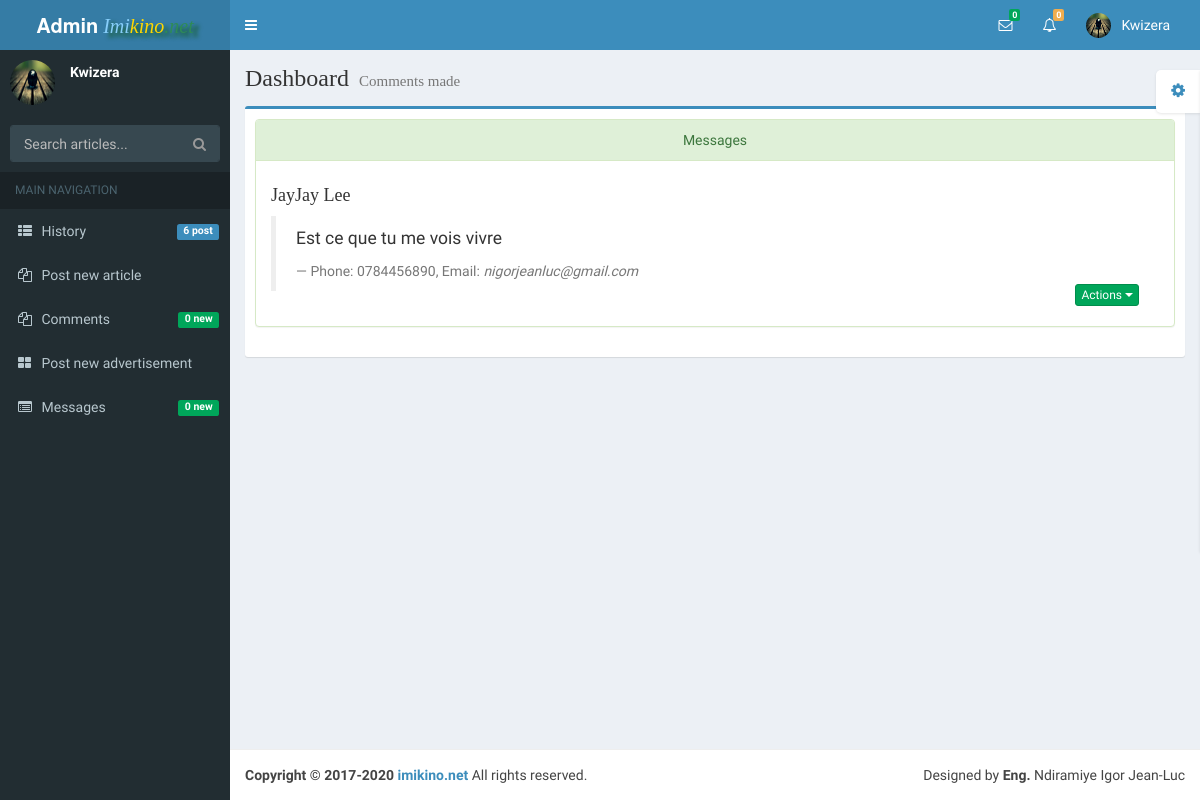
The app's page /admin/messages.php (signed in), older data.
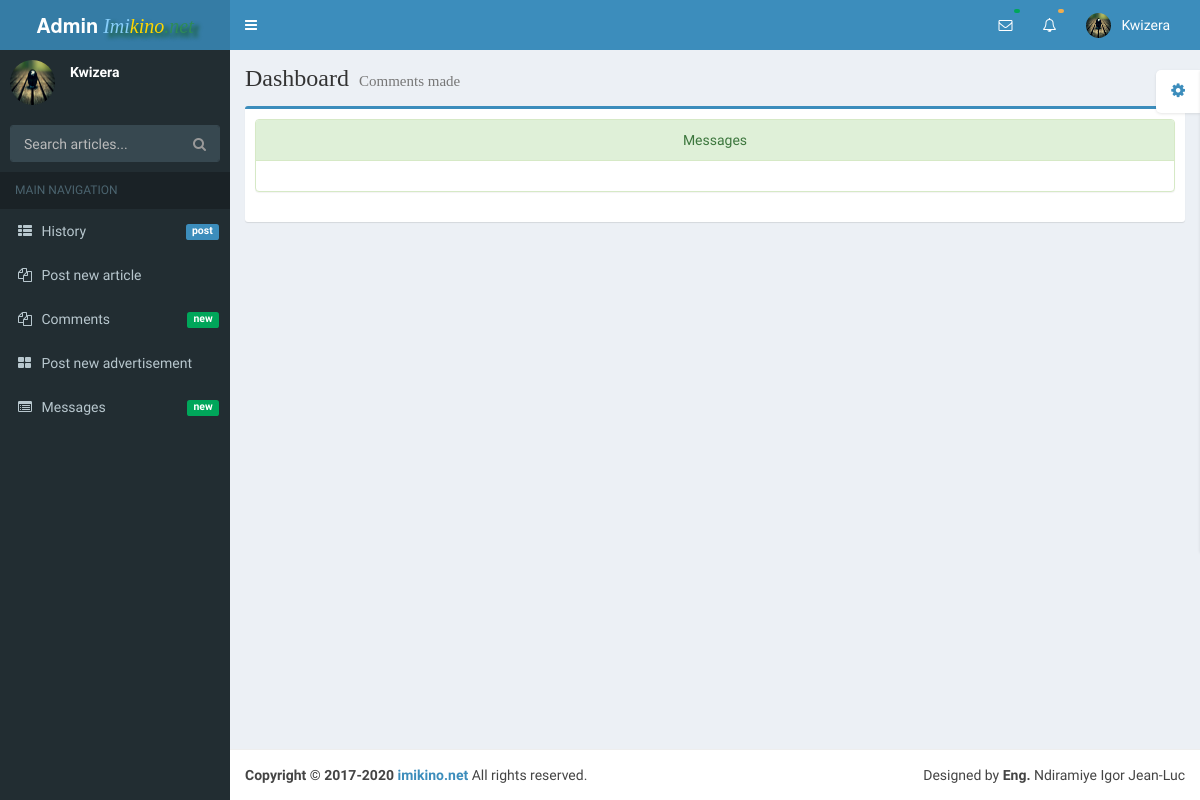
The same page, newer data.
### tables this page shows
CREATE TABLE `messages` (
  `ID` int(11) NOT NULL,
  `User` varchar(100) NOT NULL,
  `Phone` varchar(50) NOT NULL,
  `Email` varchar(100) NOT NULL,
  `Content` varchar(1000) NOT NULL,
  `counter` int(11) NOT NULL,
  `Date` datetime NOT NULL
);

### admin/messages.php (the view, shortened to what the changed rows need)
<!DOCTYPE html>
<html>
  <head>
    <link href="bootstrap/css/bootstrap.min.css" rel="stylesheet" type="text/css" />
    <link href="font-awesome/css/font-awesome.css" rel="stylesheet" type="text/css" />
    <link href="http://code.ionicframework.com/ionicons/2.0.0/css/ionicons.min.css" rel="stylesheet" type="text/css" />
    <link href="plugins/morris/morris.css" rel="stylesheet" type="text/css" />
    <link href="plugins/jvectormap/jquery-jvectormap-1.2.2.css" rel="stylesheet" type="text/css" />
    <link href="plugins/daterangepicker/daterangepicker-bs3.css" rel="stylesheet" type="text/css" />
    <link href="dist/css/AdminLTE.min.css" rel="stylesheet" type="text/css" />
    <link href="dist/css/skins/_all-skins.min.css" rel="stylesheet" type="text/css" />
  </head>
  <body class="skin-blue">
    <div class="wrapper">
      <?php include('../opera/databaseadmin.php'); ?>
      <?php include('nav.php'); ?>
      <?php include('aside.php'); ?>
      <div class="content-wrapper">
        <section class="content-header">
          <h1>
            Dashboard
            <small>Comments made</small>
          </h1>
        </section>
        <section class="content">
          <div class="box box-primary">
          <div class="box-body">
            <div class="panel panel-success">
                <div class="panel-heading text-center">
                    Messages
                </div>
                <div class="panel-body">
                    <?php
                    $pipsql = mysqli_query($dbcon,"SELECT * FROM messages ORDER BY ID DESC");
                    while($row=mysqli_fetch_array($pipsql)){
							echo'
                    <h4>'.ucwords($row['User']).'</h4>
                    <blockquote>
                        <p>'.$row['Content'].'</p>
                        <small>Phone: '.$row['Phone'].', Email:
                            <cite title="Source Title">'.$row['Email'].'</cite>
                        </small>
                        <div class="pull-right">
                            <div class="btn-group">
                                <button type="button" class="btn btn-success btn-xs dropdown-toggle" data-toggle="dropdown">
                                    Actions
                                    <span class="caret"></span>
                                </button>
                                <ul class="dropdown-menu pull-right" role="menu">
                                    <li><a href="../opera/delproduct.php?dell='.$row['ID'].'">Delete</a></li>
                                    <li class="divider"></li>
                                </ul>
                            </div>
                        </div>
                    </blockquote>';
					}
                    ?>
                </div>
            </div>
          </div>
          </div>
        </section>
      </div>
    </div>
  </body>
</html>

### admin/nav.php (shortened to what the changed rows need)
  <header class="main-header">
  <nav class="navbar navbar-static-top" role="navigation">
    <div class="navbar-custom-menu">
      <ul class="nav navbar-nav">
        <li class="dropdown messages-menu">
          <a href="#" class="dropdown-toggle" data-toggle="dropdown">
            <i class="fa fa-envelope-o"></i>
            <span class="label label-success">
            <?php
              include("../connect.php");
              $sqli="SELECT SUM(counter) FROM messages";
              $result=mysqli_query($dbcon,$sqli);
              while ($row=mysqli_fetch_assoc($result)) {
                echo $row['SUM(counter)'];
              }
            ?>
            </span>
          </a>
        </li>
        <li class="dropdown notifications-menu">
          <a href="#" class="dropdown-toggle" data-toggle="dropdown">
            <i class="fa fa-bell-o"></i>
            <span class="label label-warning">
            <?php
              include("../connect.php");
              $sqli="SELECT SUM(counter) FROM comments";
              $result=mysqli_query($dbcon,$sqli);
              while ($row=mysqli_fetch_assoc($result)) {
                echo $row['SUM(counter)'];
              }
            ?>
            </span>
          </a>
        </li>
      </ul>
    </div>
  </nav>
</header>

### admin/aside.php (shortened to what the changed rows need)
<aside class="main-sidebar">
       <section class="sidebar">
         <ul class="sidebar-menu">
           <li><a href="editdel.php"><i class="fa fa-th-list"></i> History
             <span class="label label-primary pull-right">
             <?php
               include("../connect.php");
               $sqli="SELECT SUM(counter) FROM news";
               $result=mysqli_query($dbcon,$sqli);
               while ($row=mysqli_fetch_assoc($result)) {
                 echo $row['SUM(counter)']." post";
               }
             ?>
             </span></a>
           </li>
           <li>
             <a href="comment.php">
               <i class="fa fa-files-o"></i>
               <span>Comments</span>
               <span class="label label-success pull-right">
             <?php
               include("../connect.php");
               $sqli="SELECT SUM(counter) FROM comments";
               $result=mysqli_query($dbcon,$sqli);
               while ($row=mysqli_fetch_assoc($result)) {
                 echo $row['SUM(counter)']." new";
               }
             ?>
             </span>
             </a>
           </li>
           <li>
             <a href="messages.php">
               <i class="fa fa-list-alt"></i>
               <span>Messages</span>
             <span class="label label-success pull-right">
             <?php
               include("../connect.php");
               $sqli="SELECT SUM(counter) FROM messages";
               $result=mysqli_query($dbcon,$sqli);
               while ($row=mysqli_fetch_assoc($result)) {
                 echo $row['SUM(counter)']." new";
               }
             ?>
             </span>
             </a>
           </li>
         </ul>
       </section>
     </aside>

Row changes from the older to the newer data that the page shows:
removed messages: User "JayJay Lee", Content "Est ce que tu me vois vivre", Phone "0784456890", Email "nigorjeanluc@gmail.com"
Text that changed along with them:
new list line: "post"
new list line: "new"
list line gone: "0"
list line gone: "6 post"
list line gone: "0 new"
